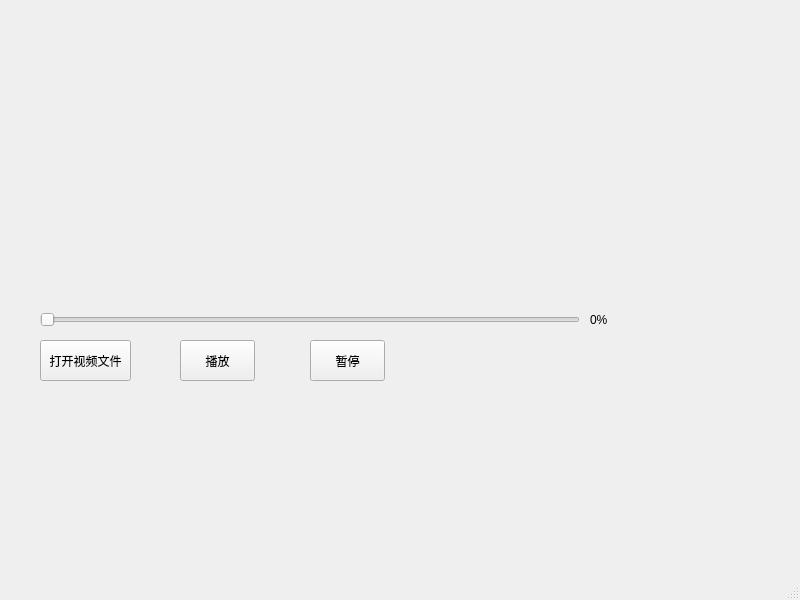
<?xml version="1.0" encoding="UTF-8"?>
<ui version="4.0">
 <class>MainWindow</class>
 <widget class="QMainWindow" name="MainWindow">
  <property name="geometry">
   <rect>
    <x>0</x>
    <y>0</y>
    <width>800</width>
    <height>600</height>
   </rect>
  </property>
  <property name="windowTitle">
   <string>MainWindow</string>
  </property>
  <widget class="QWidget" name="centralwidget">
   <widget class="QPushButton" name="btn_open">
    <property name="geometry">
     <rect>
      <x>40</x>
      <y>340</y>
      <width>91</width>
      <height>41</height>
     </rect>
    </property>
    <property name="text">
     <string>打开视频文件</string>
    </property>
   </widget>
   <widget class="QPushButton" name="btn_play">
    <property name="geometry">
     <rect>
      <x>180</x>
      <y>340</y>
      <width>75</width>
      <height>41</height>
     </rect>
    </property>
    <property name="text">
     <string>播放</string>
    </property>
   </widget>
   <widget class="QPushButton" name="btn_stop">
    <property name="geometry">
     <rect>
      <x>310</x>
      <y>340</y>
      <width>75</width>
      <height>41</height>
     </rect>
    </property>
    <property name="text">
     <string>暂停</string>
    </property>
   </widget>
   <widget class="QSlider" name="sld_video">
    <property name="geometry">
     <rect>
      <x>40</x>
      <y>310</y>
      <width>540</width>
      <height>20</height>
     </rect>
    </property>
    <property name="orientation">
     <enum>Qt::Horizontal</enum>
    </property>
   </widget>
   <widget class="QLabel" name="lab_video">
    <property name="geometry">
     <rect>
      <x>590</x>
      <y>310</y>
      <width>54</width>
      <height>20</height>
     </rect>
    </property>
    <property name="text">
     <string>0%</string>
    </property>
   </widget>
   <widget class="myVideoWidget" name="wgt_video" native="true">
    <property name="geometry">
     <rect>
      <x>40</x>
      <y>20</y>
      <width>611</width>
      <height>291</height>
     </rect>
    </property>
   </widget>
  </widget>
  <widget class="QMenuBar" name="menubar">
   <property name="geometry">
    <rect>
     <x>0</x>
     <y>0</y>
     <width>800</width>
     <height>23</height>
    </rect>
   </property>
  </widget>
  <widget class="QStatusBar" name="statusbar"/>
 </widget>
 <customwidgets>
  <customwidget>
   <class>myVideoWidget</class>
   <extends>QWidget</extends>
   <header>myvideowidget.h</header>
   <container>1</container>
  </customwidget>
 </customwidgets>
 <resources/>
 <connections/>
</ui>
